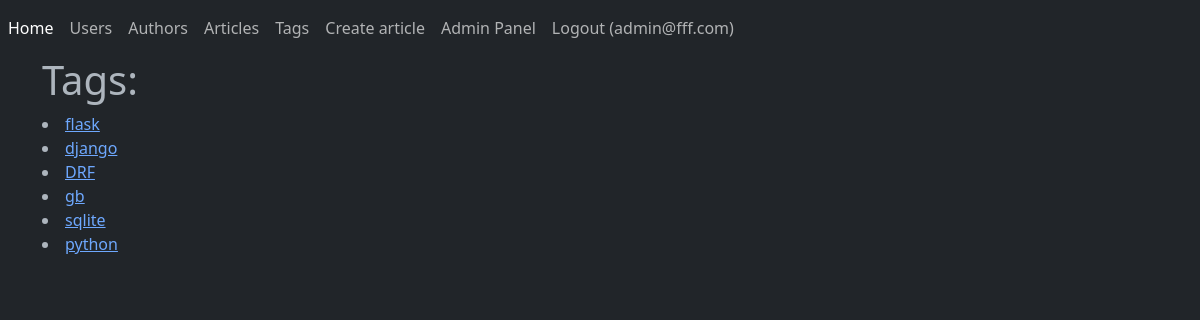
The page /tags/ (signed in) on the database its author committed.
### blog/models.py (models this page shows, shortened)
class User(db.Model, UserMixin):
    __tablename__ = 'users'
    id = db.Column(db.Integer, primary_key=True)
    email = db.Column(db.String(127), unique=True, nullable=False)
    first_name = db.Column(db.String(127))
    last_name = db.Column(db.String(127))
    password = db.Column(db.String(127))
    is_staff = db.Column(db.Boolean, default=False)
    author = relationship('Author', uselist=False, back_populates='user')

class Tag(db.Model):
    __tablename__ = 'tags'
    id = db.Column(db.Integer, primary_key=True)
    name = db.Column(db.String(63), nullable=False)
    articles = relationship('Article', secondary=article_tag_associations_table, back_populates='tags')

### blog/tags/views.py (the view)
@tags_app.route('/', methods=['GET'])
def tags_list():
    tags: Tag = Tag.query.all()
    return render_template(
        'tags/list.html',
        tags=tags,
    )

### blog/app.py (called while the page is built)
def create_app() -> Flask:
    app.config.from_object('blog.config')
    db.init_app(app)
    migrate.init_app(app, db, compare_type=True)
    admin.init_app(app)
    api.plugins = [
        EventPlugin(),
        PermissionPlugin(),
        ApiSpecPlugin(
            app=app,
            tags={
                'Tag': 'Tag API',
                'User': 'User API',
                'Author': 'Author API',
                'Article': 'Article API',
            }
        ),
    ]
    api.init_app(app)
    login_manager.login_view = "auth.login"
    login_manager.init_app(app)
    @login_manager.user_loader
    def load_user(user_id):
        from blog.models import User
        return User.query.get(int(user_id))
    register_blueprints(app)
    register_commands(app)
    register_api_routes()
    return app

### blog/templates/tags/list.html (shortened to what this page needs)
{% extends 'base.html' %}
{% block body %}
{% if current_user.is_authenticated %}
    <div class="row">
        <h1>Tags:</h1>
    </div>
    <div>
        {% for tag in tags %}
            <div class="col">
                <li>
                    <a href="{{ url_for('tags.tag_detail', tag_id=tag.id) }}"
                        class="card-link">{{ tag.name }}
                    </a>
                </li>
            </div>
        {% endfor %}
    </div>
{% endif %}
{% endblock %}

### blog/templates/navbar.html (shortened to what this page needs)
<nav class="navbar navbar-expand-lg bg-dark" data-bs-theme="dark">
    <div class="collapse navbar-collapse" id="navbarNav">
      <ul class="navbar-nav">
        <li class="nav-item">
          <a class="nav-link active" aria-current="page" href='/' >Home</a>
        </li>
        <li class="nav-item">
          <a class="nav-link" href="{{ url_for('user.user_list') }}">Users</a>
        </li>
        <li class="nav-item">
          <a class="nav-link" href="{{ url_for('author.author_list') }}">Authors</a>
        </li>
        <li class="nav-item">
          <a class="nav-link" href="{{ url_for('articles.articles_list') }}">
            Articles</a>
        </li>
        <li class="nav-item">
          <a class="nav-link" href="{{ url_for('tags.tags_list') }}">Tags</a>
        </li>
        {% if current_user.is_authenticated %}
        <li class="nav-item">
           <a class="nav-link" href="{{ url_for('articles.create_article_form') }}">
            Create article</a>
        </li>
        {% endif %}
        {% if current_user.is_authenticated and current_user.is_staff %}
        <li class="nav-item">
          <a class="nav-link" href="{{ url_for('admin.index') }}">Admin Panel</a>
        </li>
        {% endif %}
        {% if current_user.is_authenticated %}
        <li class="nav-item">
          <a class="nav-link" href="{{ url_for('auth.logout') }}">
            Logout ({{ current_user.email }})</a>
        </li>
        {% endif %}
      </ul>
    </div>
  </nav>

### rows shown on the page
User: email "admin@fff.com"
Tag: name "flask"
Tag: name "django"
Tag: name "DRF"
Tag: name "gb"
Tag: name "sqlite"
Tag: name "python"
